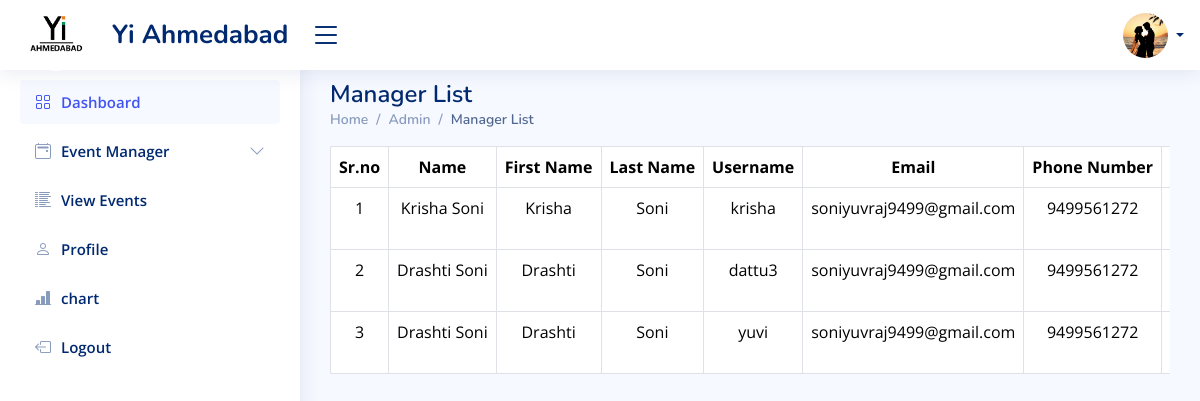
/View-manager (signed in), run on the app's committed database.
### admin_app/models.py (models this page shows)
class LoginSide(AbstractUser):
    id = models.UUIDField(primary_key=True,default=uuid.uuid4(),editable=False)
    login_role = models.CharField(max_length=10,choices=[('Admin','Admin'),('Manager','Manager')])
    first_name = models.CharField(max_length=200,null=True)
    last_name = models.CharField(max_length=200)
    email = models.EmailField(max_length=200)
    photo = models.ImageField(upload_to='user_photo/', null=True)
    phone_number = models.CharField(max_length=15,default='Phone Number')

### admin_app/views.py (the view)
# urls.py: path('View-manager',manager_list,name='View-manager'),
def manager_list(request):
    if request.user.login_role != 'Admin':
        return redirect('Error-Page')
    manager = LoginSide.objects.filter(login_role='Manager')
    contex = {
        'managers' :manager
    }
    return render(request,'Admin/view_manager.html',contex)

### admin_app/Templates/Admin/view_manager.html (shortened to what this page needs)
{% load static %}
<!DOCTYPE html>
<html lang="en">
<head>
    <link href="{% static 'assets/vendor/bootstrap/css/bootstrap.min.css' %}" rel="stylesheet">
    <link href="{% static 'assets/vendor/bootstrap-icons/bootstrap-icons.css' %}" rel="stylesheet">
    <link href="{% static 'css/manager_dashboard.css' %}" rel="stylesheet">
    <link href="{% static 'assets/css/style.css' %}" rel="stylesheet">
</head>
<body>
  {% include 'Admin/components/header.html' %}
  {% include 'Admin/components/side_navbar.html' %}
  <main id="main" class="main">
    <div class="pagetitle">
      <h1>Manager List</h1>
      <nav>
        <ol class="breadcrumb">
          <li class="breadcrumb-item"><a href="{% url 'Admin_Dashboard' %}">Home</a></li>
          <li class="breadcrumb-item">Admin</li>
          <li class="breadcrumb-item active">Manager List</li>
        </ol>
      </nav>
    </div>
  <div class="table-responsive">
    <table class="table table-bordered">
        <thead>
            <tr class="text-nowrap" align="center">
                <th>Sr.no</th>
                <th>Name</th>
                <th>First Name</th>
                <th>Last Name</th>
                <th>Username</th>
                <th>Email</th>
                <th>Phone Number</th>
                <th>Profile Image</th>
            </tr>
        </thead>
        <tbody>
      {% for manager in managers %}
    <tr class="text-nowrap" align="center">
        <td>{{ forloop.counter }}</td>
        <td>{{ manager.first_name }} {{ manager.last_name }}</td>
        <td>{{ manager.first_name }}</td>
        <td>{{ manager.last_name }}</td>
        <td>{{ manager.username }}</td>
        <td>{{ manager.email }}</td>
        <td>{{ manager.phone_number }}</td>
        <td><img src="{{ manager.photo.url }}" height="45px" width="45px"  alt="Profile" class="rounded-circle"></td>
            </tr>
      <div class="modal fade" id="editModal{{ manager.id }}" tabindex="-1" aria-labelledby="editModal{{ manager.id }}" aria-hidden="true">
         {% endfor %}
        </tbody>
    </table>
</div>
  </main>
</body>
</html>

### admin_app/Templates/Admin/components/header.html (shortened to what this page needs)
{% load static %}
<header id="header" class="header fixed-top d-flex align-items-center">
    <div class="d-flex align-items-center justify-content-between">
      <a href="{% url 'Admin_Dashboard' %}" class="logo d-flex align-items-center">
  <img src="{% static 'Image/YIIMG.png' %}" alt="logo img" class="rounded-circle" >
        <span class="d-none d-lg-block">Yi Ahmedabad</span>
      </a>
      <i class="bi bi-list toggle-sidebar-btn"></i>
    </div>
    <nav class="header-nav ms-auto">
      <ul class="d-flex align-items-center">
        <li class="nav-item dropdown pe-3">
          <a class="nav-link nav-profile d-flex align-items-center pe-0" href="#" data-bs-toggle="dropdown">
            <img src="{% if user.photo %}{{ user.photo.url }}{% else %}{% static 'Image/img.png' %}{% endif %}" height="45px" width="45px" alt="Profile" class="rounded-circle">
            <span class="d-none d-md-block dropdown-toggle ps-2"></span>
          </a>
        </li>
      </ul>
    </nav>
  </header>

### admin_app/Templates/Admin/components/side_navbar.html (shortened to what this page needs)
<aside id="sidebar" class="sidebar">
    <ul class="sidebar-nav" id="sidebar-nav">
      <li class="nav-item">
        <a class="nav-link " href="{% url 'Admin_Dashboard' %}">
          <i class="bi bi-grid"></i>
          <span>Dashboard</span>
        </a>
      </li>
      <li class="nav-item">
        <a class="nav-link collapsed" data-bs-target="#forms-nav" data-bs-toggle="collapse" href="">
          <i class="bi bi-calendar2-event"></i><span>Event Manager</span><i class="bi bi-chevron-down ms-auto"></i>
        </a>
      </li>
        <li class="nav-item">
        <a class="nav-link collapsed" href="{% url 'Event_List' %}">
          <i class="bi bi-list-columns-reverse"></i>
          <span>View Events</span>
        </a>
      </li>
      <li class="nav-item">
        <a class="nav-link collapsed" href="{% url 'Admin_Profile' %}">
          <i class="bi bi-person"></i>
          <span>Profile</span>
        </a>
      </li>
        <li class="nav-item">
        <a class="nav-link collapsed" href="{% url 'admin_chart' %}">
         <i class="bi bi-bar-chart-line-fill"></i>
          <span>chart</span>
        </a>
      </li>
      <li class="nav-item">
        <a class="nav-link collapsed" href="{% url 'Admin_Logout' %}">
          <i class="bi bi-box-arrow-left"></i>
          <span>Logout</span>
        </a>
      </li>
    </ul>
  </aside>

### admin_app/static/assets/css/style.css (style rules this page uses)
:root { scroll-behavior: smooth; }
body { font-family: "Open Sans", sans-serif; background: #f6f9ff; color: #444444; }
a { color: #4154f1; text-decoration: none; }
h1, h2, h3, h4, h5, h6 { font-family: "Nunito", sans-serif; }
#main { margin-top: 60px; padding: 20px 30px; transition: all 0.3s; }
.pagetitle { margin-bottom: 10px; }
.pagetitle h1 { font-size: 24px; margin-bottom: 0; font-weight: 600; color: #012970; }
.breadcrumb { font-size: 14px; font-family: "Nunito", sans-serif; color: #899bbd; font-weight: 600; }
.breadcrumb a { color: #899bbd; transition: 0.3s; }
.breadcrumb .breadcrumb-item::before { color: #899bbd; }
.breadcrumb .active { color: #51678f; font-weight: 600; }
.logo { line-height: 1; height:95px; }
@media (min-width: 1200px) { .logo { width: 280px; } }
.logo img { max-height: 72px; margin-right: 20px; }
.logo span { font-size: 26px; font-weight: 700; color: #012970; font-family: "Nunito", sans-serif; }
.header { transition: all 0.5s; z-index: 997; height: 70px; box-shadow: 0px 2px 20px rgba(1, 41, 112, 0.1); background-color: #fff; padding-left: 20px; }
.header .toggle-sidebar-btn { font-size: 32px; padding-left: 10px; cursor: pointer; color: #012970; }
.header-nav ul { list-style: none; }
.header-nav>ul { margin: 0; padding: 0; }
.header-nav .nav-profile { color: #012970; }
.header-nav .nav-profile img { max-height: 45px; }
.header-nav .nav-profile span { font-size: 14px; font-weight: 600; }
.sidebar { position: fixed; top: 60px; left: 0; bottom: 0; width: 300px; z-index: 996; transition: all 0.3s; padding: 20px; overflow-y: auto; scrollbar-width: thin; scrollbar-color: #aab7cf transparent; box-shadow: 0px 0px 20px rgba(1, 41, 112, 0.1); background-color: #fff; }
@media (min-width: 1200px) { #main, #footer { margin-left: 300px; } }
.sidebar-nav { padding: 0; margin: 0; list-style: none; }
.sidebar-nav li { padding: 0; margin: 0; list-style: none; }
.sidebar-nav .nav-item { margin-bottom: 5px; }
.sidebar-nav .nav-link { display: flex; align-items: center; font-size: 15px; font-weight: 600; color: #4154f1; transition: 0.3; background: #f6f9ff; padding: 10px 15px; border-radius: 4px; }
.sidebar-nav .nav-link i { font-size: 16px; margin-right: 10px; color: #4154f1; }
.sidebar-nav .nav-link.collapsed { color: #012970; background: #fff; }
.sidebar-nav .nav-link.collapsed i { color: #899bbd; }
.sidebar-nav .nav-link .bi-chevron-down { margin-right: 0; transition: transform 0.2s ease-in-out; }

### data on the page
LoginSide: photo (picture)
LoginSide: first_name "Krisha", last_name "Soni", username "krisha", email "soniyuvraj9499@gmail.com", phone_number "9499561272"
LoginSide: first_name "Drashti", last_name "Soni", username "dattu3", email "soniyuvraj9499@gmail.com", phone_number "9499561272"
LoginSide: first_name "Drashti", last_name "Soni", username "yuvi", email "soniyuvraj9499@gmail.com", phone_number "9499561272"
